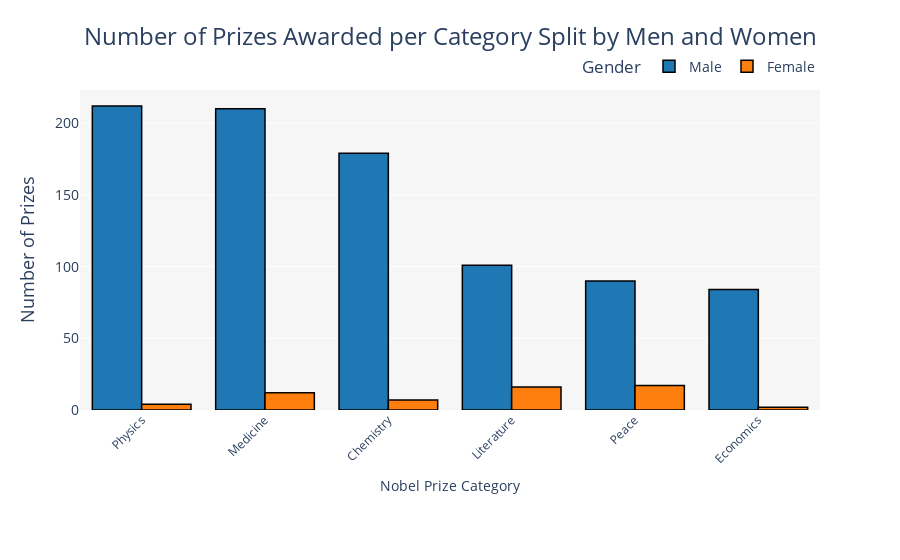

The notebook cell this image was saved under:
### Code cell
v_bar_split = px.bar(
    cat_men_women,
    x='category',
    y='prize',
    color='sex',
    barmode='group',
    title='Number of Prizes Awarded per Category Split by Men and Women',
    labels={
        'category': 'Nobel Prize Category',
        'prize': 'Number of Prizes',
        'sex': 'Gender'
    },
    color_discrete_map={'Male': '#1f77b4', 'Female': '#ff7f0e'}
)

v_bar_split.update_traces(
    marker_line_width=1.5,
    marker_line_color='black',
    hovertemplate='<b>%{x}</b><br>Gender: %{legendgroup}<br>Prizes: %{y}<extra></extra>'
)

v_bar_split.update_layout(
    title_font_size=24,
    title_x=0.5,
    xaxis_tickangle=-45,
    yaxis=dict(
        title_font=dict(size=18),
        tickfont=dict(size=14),
        zeroline=False
    ),
    legend=dict(
        title='Gender',
        font=dict(size=14),
        orientation='h',
        yanchor='bottom',
        y=1.02,
        xanchor='right',
        x=1
    ),
    plot_bgcolor='rgba(245,245,245,0.9)',
    paper_bgcolor='rgba(255,255,255,1)',
    margin=dict(t=90, b=150)
)

v_bar_split.show()

### Figure 1 — Plotly figure (JSON) as saved in the notebook; plotly's stock layout.template omitted (floating-point values rounded to 4 significant figures)
{"data": [{"alignmentgroup": "True", "hovertemplate": "<b>%{x}</b><br>Gender: %{legendgroup}<br>Prizes: %{y}<extra></extra>", "legendgroup": "Male", "marker": {"color": "#1f77b4", "line": {"color": "black", "width": 1.5}, "pattern": {"shape": ""}}, "name": "Male", "offsetgroup": "Male", "orientation": "v", "showlegend": true, "textposition": "auto", "type": "bar", "x": ["Physics", "Medicine", "Chemistry", "Literature", "Peace", "Economics"], "xaxis": "x", "y": [212, 210, 179, 101, 90, 84], "yaxis": "y"}, {"alignmentgroup": "True", "hovertemplate": "<b>%{x}</b><br>Gender: %{legendgroup}<br>Prizes: %{y}<extra></extra>", "legendgroup": "Female", "marker": {"color": "#ff7f0e", "line": {"color": "black", "width": 1.5}, "pattern": {"shape": ""}}, "name": "Female", "offsetgroup": "Female", "orientation": "v", "showlegend": true, "textposition": "auto", "type": "bar", "x": ["Peace", "Literature", "Medicine", "Chemistry", "Physics", "Economics"], "xaxis": "x", "y": [17, 16, 12, 7, 4, 2], "yaxis": "y"}], "layout": {"barmode": "group", "legend": {"font": {"size": 14}, "orientation": "h", "title": {"text": "Gender"}, "tracegroupgap": 0, "x": 1, "xanchor": "right", "y": 1.02, "yanchor": "bottom"}, "margin": {"b": 150, "t": 90}, "paper_bgcolor": "rgba(255,255,255,1)", "plot_bgcolor": "rgba(245,245,245,0.9)", "title": {"font": {"size": 24}, "text": "Number of Prizes Awarded per Category Split by Men and Women", "x": 0.5}, "xaxis": {"anchor": "y", "domain": [0, 1], "tickangle": -45, "title": {"text": "Nobel Prize Category"}}, "yaxis": {"anchor": "x", "domain": [0, 1], "tickfont": {"size": 14}, "title": {"font": {"size": 18}, "text": "Number of Prizes"}, "zeroline": false}}}
